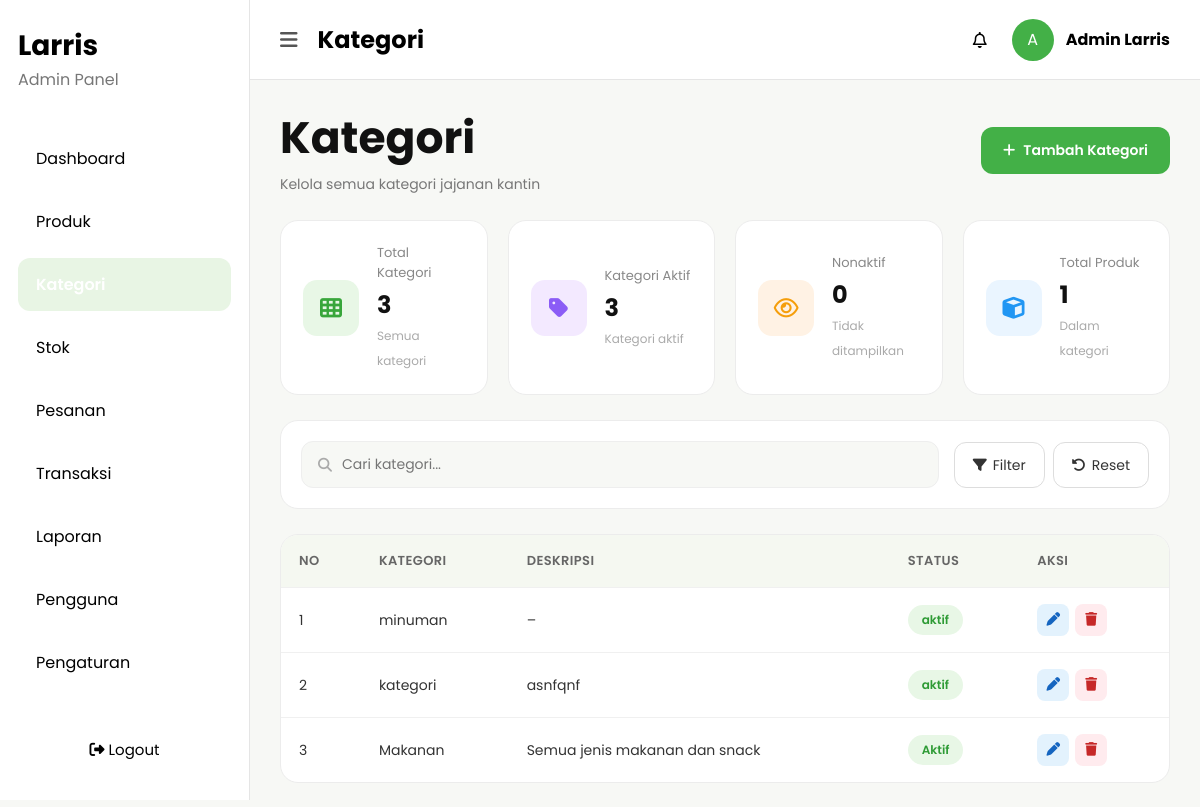
The app's page /nine/Admin/kategori.php (signed in) with its own data.
### tables this page shows
CREATE TABLE `kategori` (
  `id_kategori` int(11) NOT NULL,
  `nama_kategori` varchar(100) NOT NULL,
  `deskripsi` text NOT NULL,
  `status` varchar(20) NOT NULL
);

### nine/Admin/kategori.php (the view, shortened to what this page needs)
<?php
include "../Config/config.php";
$total    = mysqli_num_rows(mysqli_query($koneksi,"SELECT id_kategori FROM kategori"));
$aktif    = mysqli_num_rows(mysqli_query($koneksi,"SELECT id_kategori FROM kategori WHERE status='aktif'"));
$nonaktif = $total - $aktif;
$tot_prod = mysqli_num_rows(mysqli_query($koneksi,"SELECT id_produk FROM produk"));
$cari = isset($_GET['cari']) ? mysqli_real_escape_string($koneksi,$_GET['cari']) : '';
$where = $cari ? "WHERE nama_Kategori LIKE '%$cari%' OR deskripsi LIKE '%$cari%'" : "";
$query = mysqli_query($koneksi,"SELECT id_kategori, nama_Kategori as nama_kategori, deskripsi, status FROM kategori $where ORDER BY id_kategori DESC");
?>
<!DOCTYPE html>
<html lang="id">
<head>
<link rel="stylesheet" href="https://cdnjs.cloudflare.com/ajax/libs/font-awesome/6.5.1/css/all.min.css"/>
<link rel="stylesheet" href="Laporan.css">
</head>
<body>
<div class="dashboard">
<div class="sidebar" id="sidebar">
  <div>
    <div class="logo"><h2>Larris</h2><p>Admin Panel</p></div>
    <ul class="menu">
      <li><a href="Dashboard.php">Dashboard</a></li>
      <li><a href="Produk.php">Produk</a></li>
      <li class="active"><a href="kategori.php">Kategori</a></li>
      <li><a href="Stok.php">Stok</a></li>
      <li><a href="Pesanan.php">Pesanan</a></li>
      <li><a href="Transaksi.php">Transaksi</a></li>
      <li><a href="Laporan.php">Laporan</a></li>
      <li><a href="Pengguna.php">Pengguna</a></li>
      <li><a href="Pengaturan.php">Pengaturan</a></li>
    </ul>
  </div>
  <button class="logout-btn" onclick="openLogout()"><i class="fa-solid fa-right-from-bracket"></i> Logout</button>
</div>
<div class="main">
  <div class="topbar">
    <div class="top-left"><i class="fa-solid fa-bars menu-btn" onclick="toggleSidebar()"></i><h2>Kategori</h2></div>
    <div class="top-right">
      <i class="fa-regular fa-bell"></i>
      <div class="admin-profile"><div class="profile-circle">A</div><h4>Admin Larris</h4></div>
    </div>
  </div>
  <div class="page-header">
    <div><h1>Kategori</h1><p>Kelola semua kategori jajanan kantin</p></div>
    <button class="add-btn" onclick="openModal('modal-tambah')">
      <i class="fa-solid fa-plus"></i> Tambah Kategori
    </button>
  </div>
  <div class="cards">
    <div class="card"><div class="card-icon green"><i class="fa-solid fa-table-cells"></i></div><div><p>Total Kategori</p><h2><?= $total ?></h2><span>Semua kategori</span></div></div>
    <div class="card"><div class="card-icon purple"><i class="fa-solid fa-tag"></i></div><div><p>Kategori Aktif</p><h2><?= $aktif ?></h2><span>Kategori aktif</span></div></div>
    <div class="card"><div class="card-icon orange"><i class="fa-regular fa-eye"></i></div><div><p>Nonaktif</p><h2><?= $nonaktif ?></h2><span>Tidak ditampilkan</span></div></div>
    <div class="card"><div class="card-icon blue"><i class="fa-solid fa-cube"></i></div><div><p>Total Produk</p><h2><?= $tot_prod ?></h2><span>Dalam kategori</span></div></div>
  </div>
  <form method="GET" action="">
    <div class="filter-box">
      <div class="sefarch-box">
        <i class="fa-solid fa-magnifying-glass"></i>
        <input type="text" name="cari" placeholder="Cari kategori..." value="<?= htmlspecialchars($cari) ?>">
      </div>
      <div class="filter-buttons">
        <button type="submit"><i class="fa-solid fa-filter"></i> Filter</button>
        <a href="kategori.php"><button type="button"><i class="fa-solid fa-rotate-left"></i> Reset</button></a>
      </div>
    </div>
  </form>
  <div class="table-box">
    <table>
      <tr><th>No</th><th>Kategori</th><th>Deskripsi</th><th>Status</th><th>Aksi</th></tr>
      <?php $no=1; while($data=mysqli_fetch_assoc($query)): ?>
      <tr>
        <td><?= $no++ ?></td>
        <td><?= htmlspecialchars($data['nama_kategori'] ?? $data['nama_Kategori'] ?? '') ?></td>
        <td><?= htmlspecialchars($data['deskripsi']) ?: '–' ?></td>
        <td><span class="status <?= strtolower($data['status']) ?>"><?= $data['status'] ?></span></td>
        <td>
          <div style="display:flex;gap:6px">
            <a href="kategori.php?edit=<?= $data['id_kategori'] ?>" class="aksi-link aksi-edit" title="Edit"><i class="fa-solid fa-pen"></i></a>
            <a href="kategori.php?hapus=<?= $data['id_kategori'] ?>" class="aksi-link aksi-hapus" title="Hapus" onclick="return confirm('Yakin hapus kategori ini?')"><i class="fa-solid fa-trash"></i></a>
          </div>
        </td>
      </tr>
      <?php endwhile; ?>
    </table>
  </div>
</div>
</div>
</body>
</html>

### nine/Admin/kategori.php (style rules this page uses)
.aksi-link { display:inline-flex;align-items:center;justify-content:center;width:32px;height:32px;border-radius:8px;text-decoration:none;font-size:.85rem;transition:opacity .2s }
.aksi-edit { background:#e3f2fd;color:#1565c0 }
.aksi-hapus { background:#ffebee;color:#c62828 }

### records on screen
kategori: nama_kategori "minuman", deskripsi "–", status "aktif"
kategori: nama_kategori "kategori", deskripsi "asnfqnf", status "aktif"
kategori: nama_kategori "Makanan", deskripsi "Semua jenis makanan dan snack", status "Aktif"

### other values on screen
$total "3"
$aktif "3"
$nonaktif "0"
$tot_prod "1"
